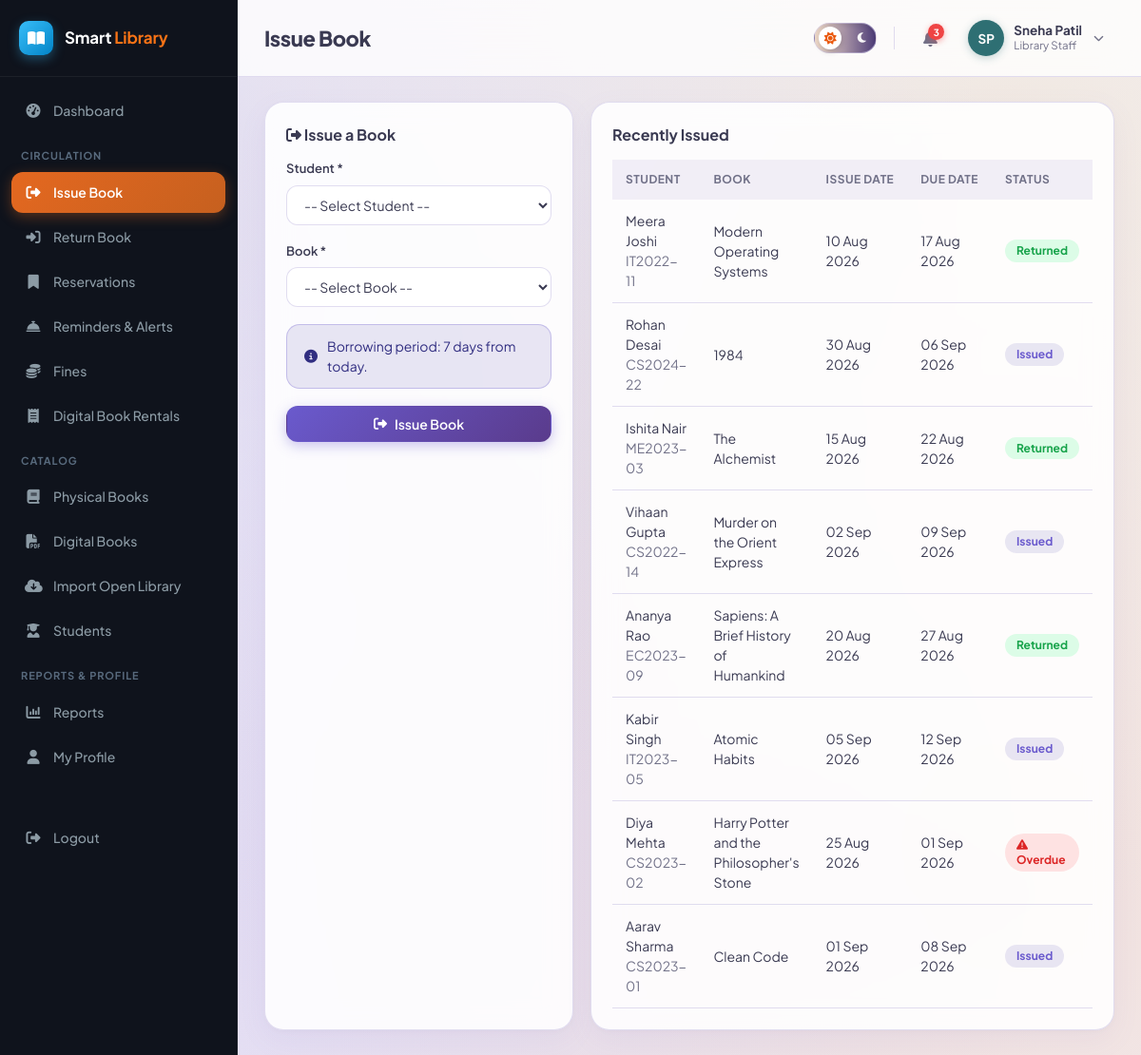
Page /librarian/issue-book.php (signed in) on the committed database.
### tables this page shows
CREATE TABLE library_settings (
    id INT AUTO_INCREMENT PRIMARY KEY,
    library_name VARCHAR(150) NOT NULL DEFAULT 'Smart Library',
    borrow_period_days INT NOT NULL DEFAULT 7,
    fine_per_day DECIMAL(10,2) NOT NULL DEFAULT 5.00,
    max_fine DECIMAL(10,2) NOT NULL DEFAULT 200.00,
    grace_period_days INT NOT NULL DEFAULT 0,
    max_books_per_student INT NOT NULL DEFAULT 3,
    reservation_valid_days INT NOT NULL DEFAULT 3
);

CREATE TABLE book_issues (
    id INT AUTO_INCREMENT PRIMARY KEY,
    student_id INT NOT NULL,
    book_id INT NOT NULL,
    issued_by INT DEFAULT NULL,           
    issue_date DATE NOT NULL,
    due_date DATE NOT NULL,
    return_date DATE DEFAULT NULL,
    status ENUM('issued','returned','overdue','lost') NOT NULL DEFAULT 'issued',
    created_at TIMESTAMP DEFAULT CURRENT_TIMESTAMP,
    FOREIGN KEY (student_id) REFERENCES students(id) ON DELETE CASCADE,
    FOREIGN KEY (book_id) REFERENCES books(id) ON DELETE CASCADE,
    FOREIGN KEY (issued_by) REFERENCES users(id) ON DELETE SET NULL
);

CREATE TABLE users (
    id INT AUTO_INCREMENT PRIMARY KEY,
    name VARCHAR(120) NOT NULL,
    email VARCHAR(150) NOT NULL UNIQUE,
    password VARCHAR(255) NOT NULL,
    role ENUM('admin','librarian','student') NOT NULL,
    phone VARCHAR(20) DEFAULT NULL,
    photo VARCHAR(255) DEFAULT NULL,
    status ENUM('active','inactive') NOT NULL DEFAULT 'active',
    reset_token VARCHAR(255) DEFAULT NULL,
    reset_expires DATETIME DEFAULT NULL,
    created_at TIMESTAMP DEFAULT CURRENT_TIMESTAMP,
    updated_at TIMESTAMP DEFAULT CURRENT_TIMESTAMP ON UPDATE CURRENT_TIMESTAMP
);

CREATE TABLE students (
    id INT AUTO_INCREMENT PRIMARY KEY,
    user_id INT NOT NULL,
    roll_number VARCHAR(40) NOT NULL UNIQUE,
    course VARCHAR(100) DEFAULT NULL,
    department VARCHAR(100) DEFAULT NULL,
    year VARCHAR(20) DEFAULT NULL,
    division VARCHAR(20) DEFAULT NULL,
    address VARCHAR(255) DEFAULT NULL,
    registration_date DATE NOT NULL,
    max_books INT NOT NULL DEFAULT 3,
    created_at TIMESTAMP DEFAULT CURRENT_TIMESTAMP,
    updated_at TIMESTAMP DEFAULT CURRENT_TIMESTAMP ON UPDATE CURRENT_TIMESTAMP,
    FOREIGN KEY (user_id) REFERENCES users(id) ON DELETE CASCADE
);

CREATE TABLE books (
    id INT AUTO_INCREMENT PRIMARY KEY,
    isbn VARCHAR(30) NOT NULL UNIQUE,
    title VARCHAR(200) NOT NULL,
    author_id INT DEFAULT NULL,
    category_id INT DEFAULT NULL,
    publisher_id INT DEFAULT NULL,
    publication_year YEAR DEFAULT NULL,
    edition VARCHAR(30) DEFAULT NULL,
    language VARCHAR(40) DEFAULT 'English',
    pages INT DEFAULT NULL,
    price DECIMAL(10,2) DEFAULT 0.00,
    shelf_number VARCHAR(30) DEFAULT NULL,
    total_copies INT NOT NULL DEFAULT 1,
    available_copies INT NOT NULL DEFAULT 1,
    description TEXT DEFAULT NULL,
    image VARCHAR(255) DEFAULT NULL,
    status ENUM('active','inactive') NOT NULL DEFAULT 'active',
    created_at TIMESTAMP DEFAULT CURRENT_TIMESTAMP,
    updated_at TIMESTAMP DEFAULT CURRENT_TIMESTAMP ON UPDATE CURRENT_TIMESTAMP,
    FOREIGN KEY (author_id) REFERENCES authors(id) ON DELETE SET NULL,
    FOREIGN KEY (category_id) REFERENCES categories(id) ON DELETE SET NULL,
    FOREIGN KEY (publisher_id) REFERENCES publishers(id) ON DELETE SET NULL,
    INDEX idx_title (title),
    INDEX idx_isbn (isbn)
);

### librarian/issue-book.php (the view, shortened to what this page needs)
<?php
require_once __DIR__ . '/../config/database.php';
require_once __DIR__ . '/../includes/functions.php';
require_once __DIR__ . '/../includes/auth-check.php';
$settings = getSettings($pdo);
$recentIssues = $pdo->query("
    SELECT bi.*, b.title, u.name student_name, s.roll_number
    FROM book_issues bi
    JOIN books b ON b.id=bi.book_id
    JOIN students s ON s.id=bi.student_id
    JOIN users u ON u.id=s.user_id
    ORDER BY bi.id DESC LIMIT 8")->fetchAll();
include __DIR__ . '/../includes/header.php';
?>
<div class="grid grid-2">
    <div class="card">
        <h3><i class="fa-solid fa-right-from-bracket"></i> Issue a Book</h3>
        <form method="POST" action="issue-book.php">
            <div class="form-group">
                <label>Student *</label>
                <select class="form-control" name="student_id" required>
                    <option value="">-- Select Student --</option>
                </select>
            </div>
            <div class="form-group">
                <label>Book *</label>
                <select class="form-control" name="book_id" required>
                    <option value="">-- Select Book --</option>
                </select>
            </div>
            <div class="alert alert-info"><i class="fa-solid fa-circle-info"></i> Borrowing period: <?= (int)$settings['borrow_period_days'] ?> days from today.</div>
            <button class="btn btn-primary" type="submit" style="width:100%;justify-content:center;"><i class="fa-solid fa-right-from-bracket"></i> Issue Book</button>
        </form>
    </div>
    <div class="card">
        <h3>Recently Issued</h3>
        <?php if (!$recentIssues): ?>
            <div class="empty-state"><i class="fa-solid fa-inbox"></i>No books issued yet.</div>
        <?php else: ?>
        <div class="table-wrap">
            <table class="data-table">
                <thead><tr><th>Student</th><th>Book</th><th>Issue Date</th><th>Due Date</th><th>Status</th></tr></thead>
                <tbody>
                <?php foreach ($recentIssues as $r): ?>
                    <tr>
                        <td><?= e($r['student_name']) ?><br><span class="text-muted"><?= e($r['roll_number']) ?></span></td>
                        <td><?= e($r['title']) ?></td>
                        <td><?= fmtDate($r['issue_date']) ?></td>
                        <td><?= fmtDate($r['due_date']) ?></td>
                        <td><?= statusBadge($r['status']) ?></td>
                    </tr>
                <?php endforeach; ?>
                </tbody>
            </table>
        </div>
        <?php endif; ?>
    </div>
</div>
<?php include __DIR__ . '/../includes/footer.php'; ?>

### includes/functions.php (shortened to what this page needs)
<?php
function e($value) {
    return htmlspecialchars($value ?? '', ENT_QUOTES, 'UTF-8');
}
function getSettings($pdo) {
    static $settings = null;
    if ($settings === null) {
        $stmt = $pdo->query("SELECT * FROM library_settings LIMIT 1");
        $settings = $stmt->fetch() ?: [
            'borrow_period_days' => 7, 'fine_per_day' => 5, 'max_fine' => 200,
            'grace_period_days' => 0, 'max_books_per_student' => 3, 'reservation_valid_days' => 3,
            'library_name' => 'Smart Library',
        ];
    }
    return $settings;
}
function fmtDate($date) {
    return date('d M Y', strtotime($date));
}
function statusBadge($status) {
    $colors = [
        'active' => 'badge-green', 'available' => 'badge-green', 'paid' => 'badge-green',
        'returned' => 'badge-green', 'completed' => 'badge-green', 'approved' => 'badge-green', 'ready' => 'badge-green',
        'issued' => 'badge-blue', 'pending' => 'badge-yellow', 'partially_paid' => 'badge-yellow',
        'overdue' => 'badge-red', 'unpaid' => 'badge-red', 'inactive' => 'badge-gray', 'cancelled' => 'badge-gray',
        'expired' => 'badge-gray', 'lost' => 'badge-red', 'damaged' => 'badge-red', 'waived' => 'badge-gray',
    ];
    $icons = [
        'unpaid' => 'fa-circle-xmark',
        'pending' => 'fa-clock',
        'paid' => 'fa-circle-check',
        'partially_paid' => 'fa-circle-half-stroke',
        'overdue' => 'fa-triangle-exclamation',
        'waived' => 'fa-ban',
    ];
    $iconHtml = isset($icons[$status]) ? '<i class="fa-solid ' . $icons[$status] . '"></i> ' : '';
    $class = $colors[$status] ?? 'badge-gray';
    $label = match($status) {
        'unpaid' => 'Unpaid',
        'pending' => 'Payment Pending',
        'partially_paid' => 'Partially Paid',
        'paid' => 'Paid',
        'waived' => 'Waived',
        default => ucfirst($status)
    };
    return '<span class="badge ' . $class . '">' . $iconHtml . e($label) . '</span>';
}

### assets/css/style.css (style rules this page uses)
:root { --primary: #6A5ACD; --primary-dark: #5A3B8C; --primary-mid: #8B7CC7; --primary-light: rgba(201, 194, 227, 0.4); --lavender: #C9C2E3; --accent-orange: #C6601F; --accent-orange-hover: #d96b27; --accent-teal: #2E6F73; --accent-teal-light: rgba(46, 111, 115, 0.16); --accent-sand: #EADCC8; --accent-sand-light: rgba(234, 220, 200, 0.5); --success: #16a34a; --success-light: #dcfce7; --warning: #ca8a04; --warning-light: #fef9c3; --danger: #dc2626; --danger-light: #fee2e2; --text: #3A3A52; --text-muted: #717188; --bg: #F7F5FC; --white: #ffffff; --card-bg: rgba(255, 255, 255, 0.88); --card-border: rgba(201, 194, 227, 0.55); --border: rgba(201, 194, 227, 0.55); --gray-light: #f6f5fb; --gray: #88889d; --sidebar-w: 250px; --radius: 20px; --pill-radius: 999px; --shadow: 0 10px 30px rgba(123, 109, 216, 0.07), 0 2px 8px rgba(46, 43, 43, 0.03); }
* { box-sizing: border-box; }
body { margin: 0; font-family: 'Plus Jakarta Sans', system-ui, -apple-system, BlinkMacSystemFont, Roboto, sans-serif; background-color: var(--bg); background-image: radial-gradient(at 10% 15%, rgba(201, 194, 227, 0.45) 0px, transparent 60%), radial-gradient(at 88% 12%, rgba(234, 220, 200, 0.5) 0px, transparent 60%), radial-gradient(at 90% 85%, rgba(198, 96, 31, 0.14) 0px, transparent 65%), radial-gradient(at 15% 85%, rgba(121, 106, 220, 0.18) 0px, transparent 65%); background-attachment: fixed; color: var(--text); font-size: 15px; line-height: 1.5; -webkit-font-smoothing: antialiased; }
.grid { display: grid; gap: 18px; }
.grid-2 { grid-template-columns: repeat(2, 1fr); }
.card { background: var(--card-bg); border: 1px solid var(--card-border); border-radius: var(--radius); box-shadow: var(--shadow); padding: 22px; backdrop-filter: blur(14px); -webkit-backdrop-filter: blur(14px); transition: transform 0.2s ease, box-shadow 0.2s ease; }
.card h3 { margin: 0 0 14px; font-size: 16px; font-weight: 700; color: var(--text); }
.btn { display: inline-flex; align-items: center; gap: 8px; padding: 9px 18px; border-radius: 12px; border: 1px solid transparent; font-size: 14px; font-weight: 600; cursor: pointer; text-decoration: none; font-family: inherit; transition: all 0.18s ease; }
.btn-primary { background: linear-gradient(135deg, #6A5ACD 0%, #5A3B8C 100%); color: #ffffff; box-shadow: 0 4px 14px rgba(106, 90, 205, 0.35); }
.form-group { margin-bottom: 18px; }
.form-group label { display: block; font-size: 13px; font-weight: 600; margin-bottom: 7px; color: var(--text); }
.form-control { width: 100%; padding: 10px 14px; border: 1px solid var(--border); border-radius: 12px; font-size: 14px; background: var(--white); color: var(--text); font-family: inherit; transition: border-color 0.15s ease, box-shadow 0.15s ease; }
.table-wrap { overflow-x: auto; }
table.data-table { width: 100%; border-collapse: collapse; font-size: 14px; }
.data-table th { text-align: left; padding: 12px 14px; background: rgba(201, 194, 227, 0.25); font-weight: 700; font-size: 12px; text-transform: uppercase; letter-spacing: 0.04em; color: var(--text-muted); white-space: nowrap; }
.data-table td { padding: 12px 14px; border-bottom: 1px solid var(--border); vertical-align: middle; }
.badge { padding: 4px 12px; border-radius: 999px; font-size: 12px; font-weight: 700; display: inline-block; line-height: 1.3; }
.badge-green { background: var(--success-light); color: var(--success); }
.badge-blue { background: var(--primary-light); color: var(--primary); }
.badge-red { background: var(--danger-light); color: var(--danger); }
.alert { padding: 12px 18px; border-radius: 14px; margin-bottom: 18px; font-size: 14px; display: flex; align-items: center; gap: 10px; }
.alert-info { background: var(--primary-light); color: #312e81; border: 1px solid rgba(106, 90, 205, 0.3); }
.text-muted { color: var(--text-muted); }

### rows in the picture
library_settings: borrow_period_days "7"
book_issues: users.name "Meera Joshi", student.roll_number "IT2022-11", book.title "Modern Operating Systems", issue_date "10 Aug 2026", due_date "17 Aug 2026", status "Returned"
book_issues: users.name "Rohan Desai", student.roll_number "CS2024-22", book.title "1984", issue_date "30 Aug 2026", due_date "06 Sep 2026", status "Issued"
book_issues: users.name "Ishita Nair", student.roll_number "ME2023-03", book.title "The Alchemist", issue_date "15 Aug 2026", due_date "22 Aug 2026", status "Returned"
book_issues: users.name "Vihaan Gupta", student.roll_number "CS2022-14", book.title "Murder on the Orient Express", issue_date "02 Sep 2026", due_date "09 Sep 2026", status "Issued"
book_issues: users.name "Ananya Rao", student.roll_number "EC2023-09", book.title "Sapiens: A Brief History of Humankind", issue_date "20 Aug 2026", due_date "27 Aug 2026", status "Returned"
book_issues: users.name "Kabir Singh", student.roll_number "IT2023-05", book.title "Atomic Habits", issue_date "05 Sep 2026", due_date "12 Sep 2026", status "Issued"
book_issues: users.name "Diya Mehta", student.roll_number "CS2023-02", book.title "Harry Potter and the Philosopher's Stone", issue_date "25 Aug 2026", due_date "01 Sep 2026", status "Overdue"
book_issues: users.name "Aarav Sharma", student.roll_number "CS2023-01", book.title "Clean Code", issue_date "01 Sep 2026", due_date "08 Sep 2026", status "Issued"

### other values in the picture
$label "Dashboard"
$item['_section'] "CIRCULATION"
$label "Issue Book"
$label "Return Book"
$label "Reservations"
$label "Reminders & Alerts"
$label "Fines"
$label "Digital Book Rentals"
$item['_section'] "CATALOG"
$label "Physical Books"
$label "Digital Books"
$label "Import Open Library"
$label "Students"
$item['_section'] "REPORTS & PROFILE"
$label "Reports"
